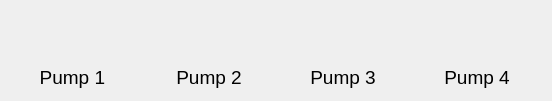
      <widget class="QFrame" name="frame_2">
       <property name="frameShape">
        <enum>QFrame::NoFrame</enum>
       </property>
       <property name="frameShadow">
        <enum>QFrame::Raised</enum>
       </property>
       <layout class="QVBoxLayout" name="verticalLayout_10">
        <item>
         <layout class="QHBoxLayout" name="horizontalLayout_11">
          <item>
           <layout class="QVBoxLayout" name="verticalLayout_11">
            <item>
             <layout class="QHBoxLayout" name="horizontalLayout_7">
              <item>
               <spacer name="horizontalSpacer_11">
                <property name="orientation">
                 <enum>Qt::Horizontal</enum>
                </property>
                <property name="sizeHint" stdset="0">
                 <size>
                  <width>40</width>
                  <height>20</height>
                 </size>
                </property>
               </spacer>
              </item>
              <item>
               <widget class="StateView" name="pump1View" native="true">
                <property name="minimumSize">
                 <size>
                  <width>48</width>
                  <height>48</height>
                 </size>
                </property>
                <property name="maximumSize">
                 <size>
                  <width>48</width>
                  <height>48</height>
                 </size>
                </property>
               </widget>
              </item>
              <item>
               <spacer name="horizontalSpacer_14">
                <property name="orientation">
                 <enum>Qt::Horizontal</enum>
                </property>
                <property name="sizeHint" stdset="0">
                 <size>
                  <width>40</width>
                  <height>20</height>
                 </size>
                </property>
               </spacer>
              </item>
             </layout>
            </item>
            <item>
             <widget class="QLabel" name="label_27">
              <property name="minimumSize">
               <size>
                <width>50</width>
                <height>25</height>
               </size>
              </property>
              <property name="font">
               <font>
                <pointsize>14</pointsize>
               </font>
              </property>
              <property name="text">
               <string>Pump 1 </string>
              </property>
              <property name="alignment">
               <set>Qt::AlignCenter</set>
              </property>
             </widget>
            </item>
           </layout>
          </item>
          <item>
           <layout class="QVBoxLayout" name="verticalLayout_12">
            <item>
             <layout class="QHBoxLayout" name="horizontalLayout_8">
              <item>
               <spacer name="horizontalSpacer_15">
                <property name="orientation">
                 <enum>Qt::Horizontal</enum>
                </property>
                <property name="sizeHint" stdset="0">
                 <size>
                  <width>40</width>
                  <height>20</height>
                 </size>
                </property>
               </spacer>
              </item>
              <item>
               <widget class="StateView" name="pump2View" native="true">
                <property name="minimumSize">
                 <size>
                  <width>48</width>
                  <height>48</height>
                 </size>
                </property>
                <property name="maximumSize">
                 <size>
                  <width>48</width>
                  <height>48</height>
                 </size>
                </property>
               </widget>
              </item>
              <item>
               <spacer name="horizontalSpacer_16">
                <property name="orientation">
                 <enum>Qt::Horizontal</enum>
                </property>
                <property name="sizeHint" stdset="0">
                 <size>
                  <width>40</width>
                  <height>20</height>
                 </size>
                </property>
               </spacer>
              </item>
             </layout>
            </item>
            <item>
             <widget class="QLabel" name="label_29">
              <property name="minimumSize">
               <size>
                <width>50</width>
                <height>25</height>
               </size>
              </property>
              <property name="font">
               <font>
                <pointsize>14</pointsize>
               </font>
              </property>
              <property name="text">
               <string>Pump 2</string>
              </property>
              <property name="alignment">
               <set>Qt::AlignCenter</set>
              </property>
             </widget>
            </item>
           </layout>
          </item>
          <item>
           <layout class="QVBoxLayout" name="verticalLayout_13">
            <item>
             <layout class="QHBoxLayout" name="horizontalLayout_9">
              <item>
               <spacer name="horizontalSpacer_17">
                <property name="orientation">
                 <enum>Qt::Horizontal</enum>
                </property>
                <property name="sizeHint" stdset="0">
                 <size>
                  <width>40</width>
                  <height>20</height>
                 </size>
                </property>
               </spacer>
              </item>
              <item>
               <widget class="StateView" name="pump3View" native="true">
                <property name="minimumSize">
                 <size>
                  <width>48</width>
                  <height>48</height>
                 </size>
                </property>
                <property name="maximumSize">
                 <size>
                  <width>48</width>
                  <height>48</height>
                 </size>
                </property>
               </widget>
              </item>
              <item>
               <spacer name="horizontalSpacer_18">
                <property name="orientation">
                 <enum>Qt::Horizontal</enum>
                </property>
                <property name="sizeHint" stdset="0">
                 <size>
                  <width>40</width>
                  <height>20</height>
                 </size>
                </property>
               </spacer>
              </item>
             </layout>
            </item>
            <item>
             <widget class="QLabel" name="label_28">
              <property name="minimumSize">
               <size>
                <width>50</width>
                <height>25</height>
               </size>
              </property>
              <property name="font">
               <font>
                <pointsize>14</pointsize>
               </font>
              </property>
              <property name="text">
               <string>Pump 3</string>
              </property>
              <property name="alignment">
               <set>Qt::AlignCenter</set>
              </property>
             </widget>
            </item>
           </layout>
          </item>
          <item>
           <layout class="QVBoxLayout" name="verticalLayout_14">
            <item>
             <layout class="QHBoxLayout" name="horizontalLayout_10">
              <item>
               <spacer name="horizontalSpacer_19">
                <property name="orientation">
                 <enum>Qt::Horizontal</enum>
                </property>
                <property name="sizeHint" stdset="0">
                 <size>
                  <width>40</width>
                  <height>20</height>
                 </size>
                </property>
               </spacer>
              </item>
              <item>
               <widget class="StateView" name="pump4View" native="true">
                <property name="minimumSize">
                 <size>
                  <width>48</width>
                  <height>48</height>
                 </size>
                </property>
                <property name="maximumSize">
                 <size>
                  <width>48</width>
                  <height>48</height>
                 </size>
                </property>
               </widget>
              </item>
              <item>
               <spacer name="horizontalSpacer_20">
                <property name="orientation">
                 <enum>Qt::Horizontal</enum>
                </property>
                <property name="sizeHint" stdset="0">
                 <size>
                  <width>40</width>
                  <height>20</height>
                 </size>
                </property>
               </spacer>
              </item>
             </layout>
            </item>
            <item>
             <widget class="QLabel" name="label_30">
              <property name="minimumSize">
               <size>
                <width>50</width>
                <height>25</height>
               </size>
              </property>
              <property name="font">
               <font>
                <pointsize>14</pointsize>
               </font>
              </property>
              <property name="text">
               <string>Pump 4</string>
              </property>
              <property name="alignment">
               <set>Qt::AlignCenter</set>
              </property>
             </widget>
            </item>
           </layout>
          </item>
         </layout>
        </item>
       </layout>
      </widget>
